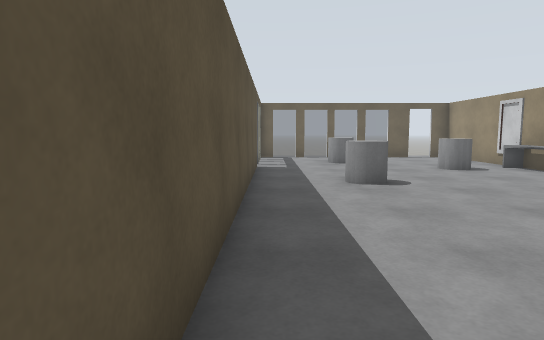
View 1 (above)

12 first-person views from a walk through a world built for the Gazebo simulator. The camera is 1.2 m above the floor, tilts 6° down and sees 75° across. The floor is counted in squares, 1 m on a side. Each view is taken from the middle of a square. On the plan, view 1 faces up. The plan holds only what a view shows up to about 14 squares ahead; the rest is blank. Surface patterns are stand-ins for the level's own textures.

View 2
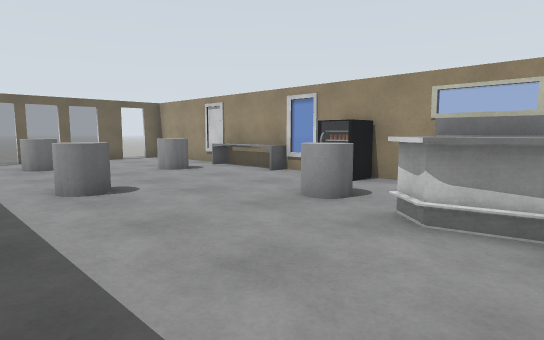

View 3
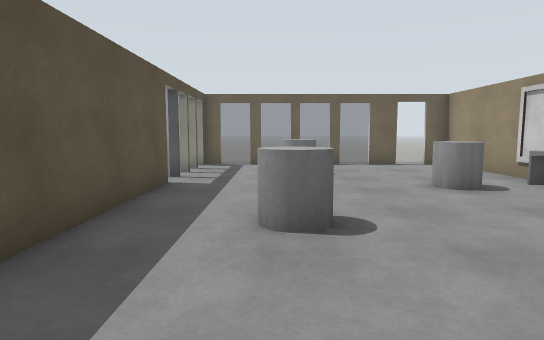

View 4
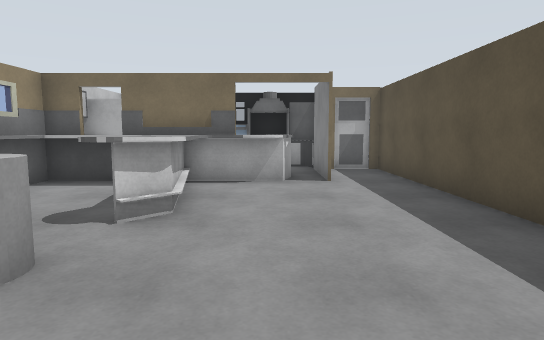

View 5
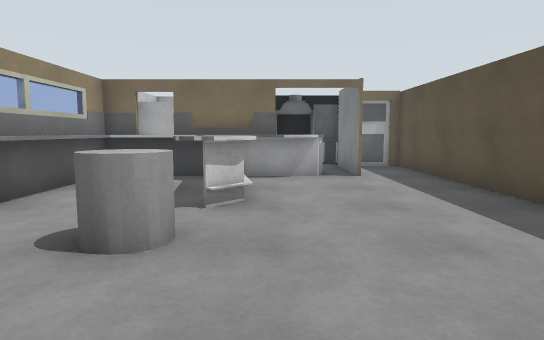

View 6
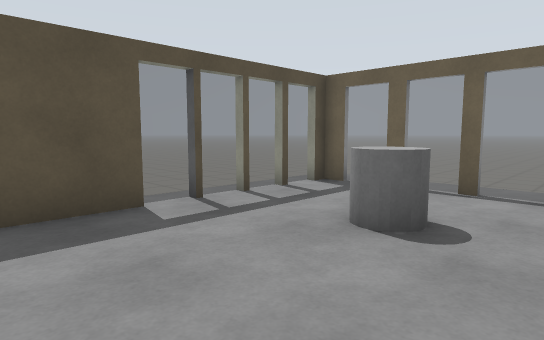

View 7
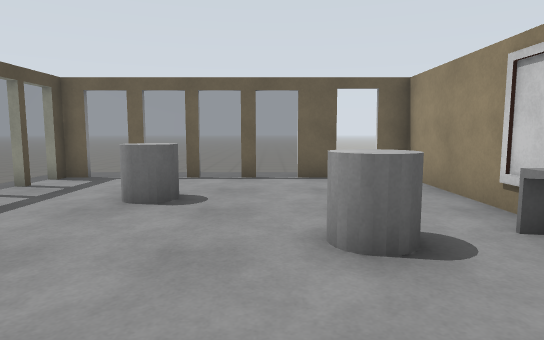

View 8
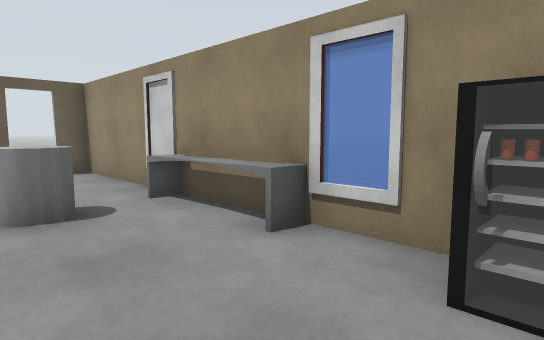

View 9
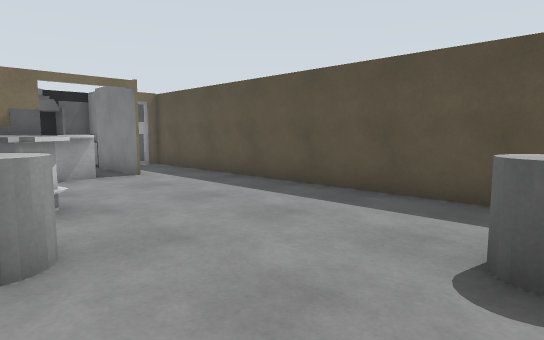

View 10
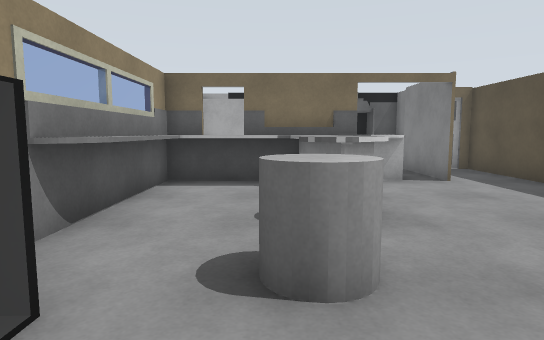

View 11
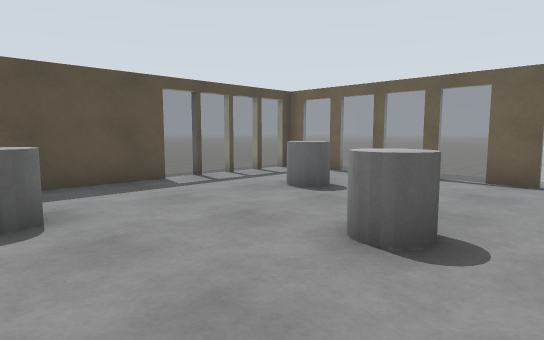

View 12
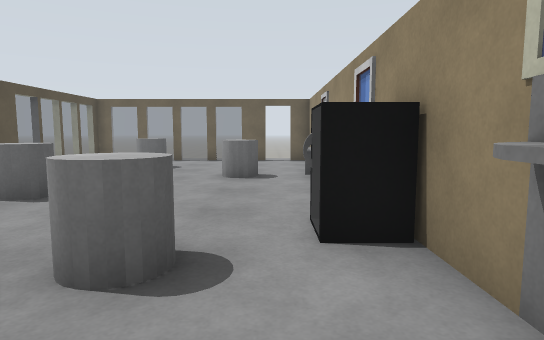

### Floor plan
Key: @ floor where view 1 was taken; # wall or solid block; . main floor; - floor 0.25 m lower than the main floor; / step, stairs or slope; = window, fence, low wall or low ledge; C grey cylinder.
Columns run from 3 left of view 1 to 9 right of it. Each row starts with its distance up from view 1.
 20      ---
 19      ////
 18   ..==.==..
 17 - =#..#..#.##
 16   =.........#
 15   =...C.....#
 14   =...C.....#
 13   =.........=
 12   #......C.=#
 11   #........=-
 10   #........=-
  9   #..CC....=#
  8   #..C......=
  7   #........##
  6   #........=#
  5   #.....CC..#
  4   #........##
  3   #.....=..#
  2   #.....=..#
  1   #.....=..#
  0   #@....=###
 -1   #..#=#####
 -2   #..###  ##
 -3   #..#    ##
 -4   ####
 -5      ###

Positions as (right, up) in squares from view 1, and headings:
1: (0, 0), facing up
2: (0, 1), facing up-right
3: (2, 4), facing up
4: (3, 8), facing down
5: (4, 9), facing down
6: (5, 10), facing up-left
7: (5, 8), facing up
8: (5, 6), facing up-right
9: (6, 9), facing down-left
10: (6, 8), facing down
11: (8, 8), facing up-left
12: (7, 2), facing up
